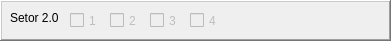
      <widget class="QFrame" name="frame_6">
       <property name="geometry">
        <rect>
         <x>5</x>
         <y>130</y>
         <width>391</width>
         <height>41</height>
        </rect>
       </property>
       <property name="frameShape">
        <enum>QFrame::WinPanel</enum>
       </property>
       <property name="frameShadow">
        <enum>QFrame::Raised</enum>
       </property>
       <widget class="QCheckBox" name="cb201">
        <property name="enabled">
         <bool>false</bool>
        </property>
        <property name="geometry">
         <rect>
          <x>70</x>
          <y>10</y>
          <width>41</width>
          <height>21</height>
         </rect>
        </property>
        <property name="text">
         <string>1</string>
        </property>
       </widget>
       <widget class="QCheckBox" name="cb202">
        <property name="enabled">
         <bool>false</bool>
        </property>
        <property name="geometry">
         <rect>
          <x>110</x>
          <y>10</y>
          <width>41</width>
          <height>21</height>
         </rect>
        </property>
        <property name="text">
         <string>2</string>
        </property>
       </widget>
       <widget class="QLabel" name="label_9">
        <property name="geometry">
         <rect>
          <x>10</x>
          <y>10</y>
          <width>58</width>
          <height>16</height>
         </rect>
        </property>
        <property name="text">
         <string>Setor 2.0</string>
        </property>
       </widget>
       <widget class="QCheckBox" name="cb203">
        <property name="enabled">
         <bool>false</bool>
        </property>
        <property name="geometry">
         <rect>
          <x>150</x>
          <y>10</y>
          <width>41</width>
          <height>21</height>
         </rect>
        </property>
        <property name="text">
         <string>3</string>
        </property>
       </widget>
       <widget class="QCheckBox" name="cb204">
        <property name="enabled">
         <bool>false</bool>
        </property>
        <property name="geometry">
         <rect>
          <x>190</x>
          <y>10</y>
          <width>41</width>
          <height>21</height>
         </rect>
        </property>
        <property name="text">
         <string>4</string>
        </property>
       </widget>
      </widget>
